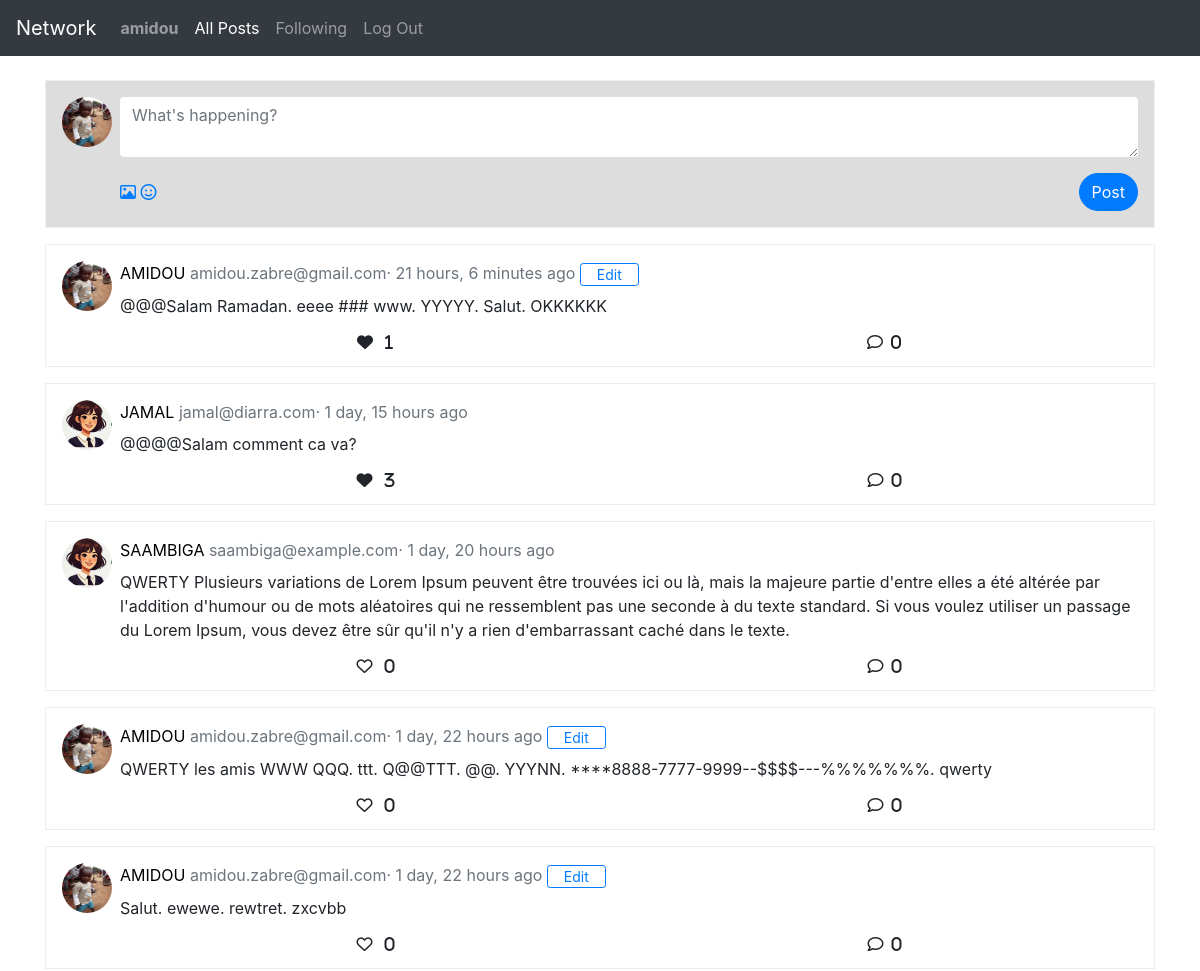
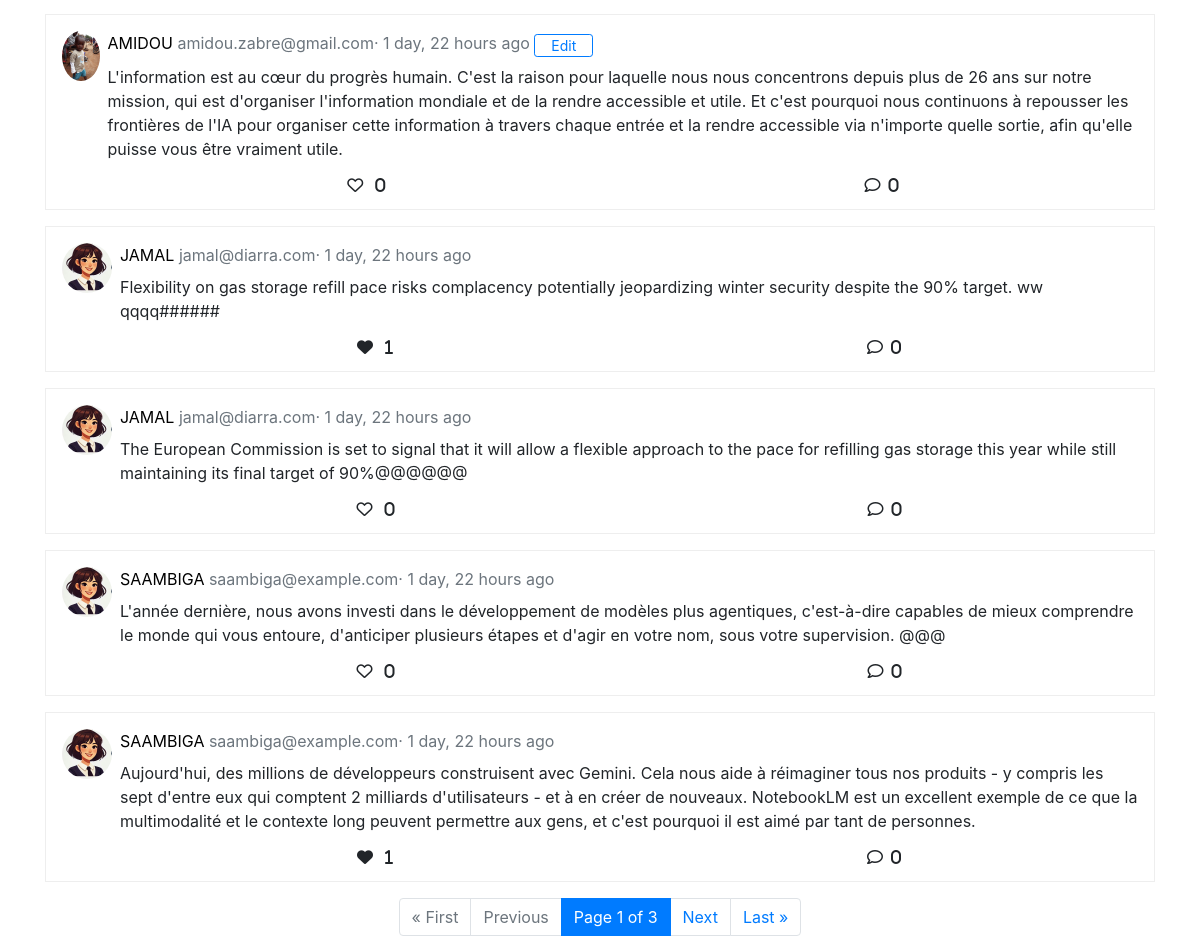
Screenshot of / (signed in) with the database file from the repository (2 pictures, top to bottom).
### network/models.py (models this page shows, shortened)
class User(AbstractUser):
    bio = models.TextField(blank=True)
    user_img = models.ImageField(upload_to='user_images/', default="user_images/blank_user_img.png")

class Post(models.Model):
    user = models.ForeignKey(User, on_delete=models.CASCADE)
    content = models.TextField()
    created_at = models.DateTimeField(auto_now_add=True)

### network/views.py (the view)
# urls.py: path("", views.index, name="index"),
def index(request):
    posts_list = Post.objects.all().order_by('-created_at')
    if request.user.is_authenticated:
        for post in posts_list:
            post.user_liked = post.likes.filter(user=request.user).exists()
    paginator = Paginator(posts_list, 10)
    page_number = request.GET.get('page')
    posts = paginator.get_page(page_number)
    return render(request, "network/index.html", context={
        'posts':posts
    })

### network/templates/network/index.html (shortened to what this page needs)
{% extends "network/layout.html" %}
{% block body %}
        {% if user.is_authenticated %}
        <div class="post-box compose" data-user-authenticated="{{ user.username }}">
            <div class="d-flex">
                <img src="{{  user.user_img.url }}" class="profile-img me-2 mr-2" alt="Profile">
                <div class="flex-grow-1">
                    <form action="{% url 'post_add' %}" method="post">
                        <textarea name="content" class="form-control border-0" placeholder="What's happening?" required></textarea>
                        <div class="d-flex justify-content-between align-items-center mt-3">
                            <div>
                                <i class="far fa-image text-primary"></i>
                                <i class="far fa-smile text-primary ms-3"></i>
                            </div>
                            <input type="submit" class="btn btn-primary rounded-pill" value="Post"/>
                        </div>
                    </form>
                </div>
            </div>
        </div>
        {% endif %}
        {% include "network/posts.html" %}
{% endblock %}

### network/templates/network/layout.html (shortened to what this page needs)
{% load static %}
<!DOCTYPE html>
<html lang="en">
    <head>
        <link rel="stylesheet" href="https://stackpath.bootstrapcdn.com/bootstrap/4.4.1/css/bootstrap.min.css">
        <link rel="stylesheet" href="https://cdnjs.cloudflare.com/ajax/libs/font-awesome/6.0.0/css/all.min.css">
        <link href="{% static 'network/styles.css' %}" rel="stylesheet">
    </head>
    <body>
        <nav class="navbar navbar-expand-lg bg-dark navbar-dark fixed-top ">
            <a class="navbar-brand" href="#">Network</a>
            <div>
              <ul class="navbar-nav mr-auto">
                {% if user.is_authenticated %}
                    <li class="nav-item">
                        <a
                            id="user-authenticated" data-user-authenticated="{{ user.username }}"
                            class="nav-link {% if request.resolver_match.url_name == 'profile' %}active{% endif %}"
                            href="{% url 'profile' user.username %}"
                        >
                            <strong>{{ user.username }}</strong>
                        </a>
                    </li>
                {% endif %}
                <li class="nav-item">
                  <a class="nav-link {% if request.resolver_match.url_name == 'index' %}active{% endif %}" href="{% url 'index' %}">All Posts</a>
                </li>
                {% if user.is_authenticated %}
                    <li class="nav-item">
                        <a class="nav-link {% if request.resolver_match.url_name == 'following' %}active{% endif %}" href="{% url 'following' %}">Following</a>
                    </li>
                    <li class="nav-item">
                        <a class="nav-link {% if request.resolver_match.url_name == 'logout' %}active{% endif %}" href="{% url 'logout' %}">Log Out</a>
                    </li>
                {% endif %}
              </ul>
            </div>
          </nav>
        <div class="body">
            <div class="container">
                <div class="row">
                    <div class="col-12">
                        {% block body %}
                        {% endblock %}
                    </div>
                </div>
            </div>
        </div>
    </body>
</html>

### network/templates/network/posts.html (shortened to what this page needs)
{% load static %}
{% block posts%}
    <div class="posts">
        {% for post in posts%}
        <div
            class="post-box"
            {% if user.is_authenticated and user.username == post.user.username %}
                data-post-editable="{{ user.username }}"
            {% endif %}
            data-post-id="{{ post.id }}"
        >
            <div class="d-flex">
                <img src="{{ post.user.user_img.url }}" class="profile-img me-2 mr-2" alt="Profile">
                <div class="d-flex flex-column flex-grow-1">
                    <div class="mb-0 pb-2">
                        <a href="{% url 'profile' post.user.username %}">{{post.user.username|upper}} </a>
                        <span class="text-muted">
                            {{post.user.email}}·
                            {{post.created_at|timesince }} ago
                        </span>
                        {% if user.is_authenticated and user.username == post.user.username %}
                            <button id="edit-btn-{{post.id}}" class="edit-btn btn btn-sm btn-outline-primary">Edit</button>
                        {% endif %}
                    </div>
                    <p
                        id="post-content-{{ post.id }}"
                        data-post-id="{{ post.id }}"
                        {% if user.is_authenticated and user.username == post.user.username %}
                            data-post-editable="{{ user.username }}"
                        {% endif %}
                        >
                        {{post.content}}
                    </p>
                    <div class="d-flex justify-content-around w-100">
                        <i
                            data-post-id="{{ post.id }}"
                            {% if post.user_liked %}
                                data-post-liked=True
                                class="like fas fa-heart"
                            {% else %}
                                class="like far fa-heart"
                                data-post-liked=False
                            {% endif %}
                        >
                            <span class="pl-2 likes-count">{{ post.likes.count }}</span>
                    </i>
                        <i class="comment far fa-comment"><span class="pl-2">0</span></i>
                    </div>
                </div>
            </div>
        </div>
        {% endfor %}
        <nav aria-label="Page navigation example" class="d-flex justify-content-center">
            <ul class="pagination">
                {% if posts.has_previous %}
                    <li class="page-item"><a class="page-link" href="?page=1">&laquo; First</a></li>
                    <li class="page-item"><a class="page-link" href="?page={{ posts.previous_page_number }}">Previous</a></li>
                {% else %}
                    <li class="page-item disabled"><span class="page-link">&laquo; First</span></li>
                    <li class="page-item disabled"><span class="page-link">Previous</span></li>
                {% endif %}
                <li class="page-item active"><span class="page-link">Page {{ posts.number }} of {{ posts.paginator.num_pages }}</span></li>
                {% if posts.has_next %}
                    <li class="page-item"><a class="page-link" href="?page={{ posts.next_page_number }}">Next</a></li>
                    <li class="page-item"><a class="page-link" href="?page={{ posts.paginator.num_pages }}">Last &raquo;</a></li>
                {% else %}
                    <li class="page-item disabled"><span class="page-link">Next</span></li>
                    <li class="page-item disabled"><span class="page-link">Last &raquo;</span></li>
                {% endif %}
            </ul>
        </nav>
    </div>
{% endblock %}

### network/static/network/styles.css (style rules this page uses)
.body { padding-top: 80px; }
.post-box { border: 1px solid #eee; padding: 1rem; margin-bottom: 1rem; }
.post-box.compose { background-color: rgb(221, 221, 221); }
.post-box a { text-decoration: none; color: black; }
.post-box i { cursor: pointer; }
.post-box i { transition: transform 0.2s ease-in-out; }
.profile-img { width: 50px; height: 50px; border-radius: 50%; }
.edit-btn { padding: 0 1rem; }

### rows the page displays
User: username "amidou", user_img (picture)
Post: user.user_img (picture), user.username "AMIDOU", user.email "amidou.zabre@gmail.com", created_at "21 hours, 6 minutes", content "@@@Salam Ramadan. eeee ### www. YYYYY. Salut. OKKKKKK", likes.count "1"
Post: user.user_img (placeholder picture), user.username "JAMAL", user.email "jamal@diarra.com", created_at "1 day, 15 hours", content "@@@@Salam comment ca va?", likes.count "3"
Post: user.user_img (placeholder picture), user.username "SAAMBIGA", user.email "saambiga@example.com", created_at "1 day, 20 hours", content "QWERTY Plusieurs variations de Lorem Ipsum peuvent être trouvées ici ou là, mais la majeure partie d'entre elles a été altérée par l'addition d'humour ou de mots aléatoires qui ne ressemblent pas une seconde à du texte standard. Si vous voulez utiliser un passage du Lorem Ipsum, vous devez être sûr qu'il n'y a rien d'embarrassant caché dans le texte.", likes.count "0"
Post: user.user_img (picture), user.username "AMIDOU", user.email "amidou.zabre@gmail.com", created_at "1 day, 22 hours", content "QWERTY les amis WWW QQQ. ttt. Q@@TTT. @@. YYYNN. ****8888-7777-9999--$$$$---%%%%%%%. qwerty", likes.count "0"
Post: user.user_img (picture), user.username "AMIDOU", user.email "amidou.zabre@gmail.com", created_at "1 day, 22 hours", content "Salut. ewewe. rewtret. zxcvbb", likes.count "0"
Post: user.user_img (picture), user.username "AMIDOU", user.email "amidou.zabre@gmail.com", created_at "1 day, 22 hours", content "L'information est au cœur du progrès humain. C'est la raison pour laquelle nous nous concentrons depuis plus de 26 ans sur notre mission, qui est d'organiser l'information mondiale et de la rendre accessible et utile. Et c'est pourquoi nous continuons à repousser les frontières de l'IA pour organiser cette information à travers chaque entrée et la rendre accessible via n'importe quelle sortie, afin qu'elle puisse vous être vraiment utile.", likes.count "0"
Post: user.user_img (placeholder picture), user.username "JAMAL", user.email "jamal@diarra.com", created_at "1 day, 22 hours", content "Flexibility on gas storage refill pace risks complacency potentially jeopardizing winter security despite the 90% target. ww qqqq######", likes.count "1"
Post: user.user_img (placeholder picture), user.username "JAMAL", user.email "jamal@diarra.com", created_at "1 day, 22 hours", content "The European Commission is set to signal that it will allow a flexible approach to the pace for refilling gas storage this year while still maintaining its final target of 90%@@@@@@", likes.count "0"
Post: user.user_img (placeholder picture), user.username "SAAMBIGA", user.email "saambiga@example.com", created_at "1 day, 22 hours", content "L'année dernière, nous avons investi dans le développement de modèles plus agentiques, c'est-à-dire capables de mieux comprendre le monde qui vous entoure, d'anticiper plusieurs étapes et d'agir en votre nom, sous votre supervision. @@@", likes.count "0"
Post: user.user_img (placeholder picture), user.username "SAAMBIGA", user.email "saambiga@example.com", created_at "1 day, 22 hours", content "Aujourd'hui, des millions de développeurs construisent avec Gemini. Cela nous aide à réimaginer tous nos produits - y compris les sept d'entre eux qui comptent 2 milliards d'utilisateurs - et à en créer de nouveaux. NotebookLM est un excellent exemple de ce que la multimodalité et le contexte long peuvent permettre aux gens, et c'est pourquoi il est aimé par tant de personnes.", likes.count "1"

### other values shown
{{ posts.number }} "1"
{{ posts.paginator.num_pages }} "3"
